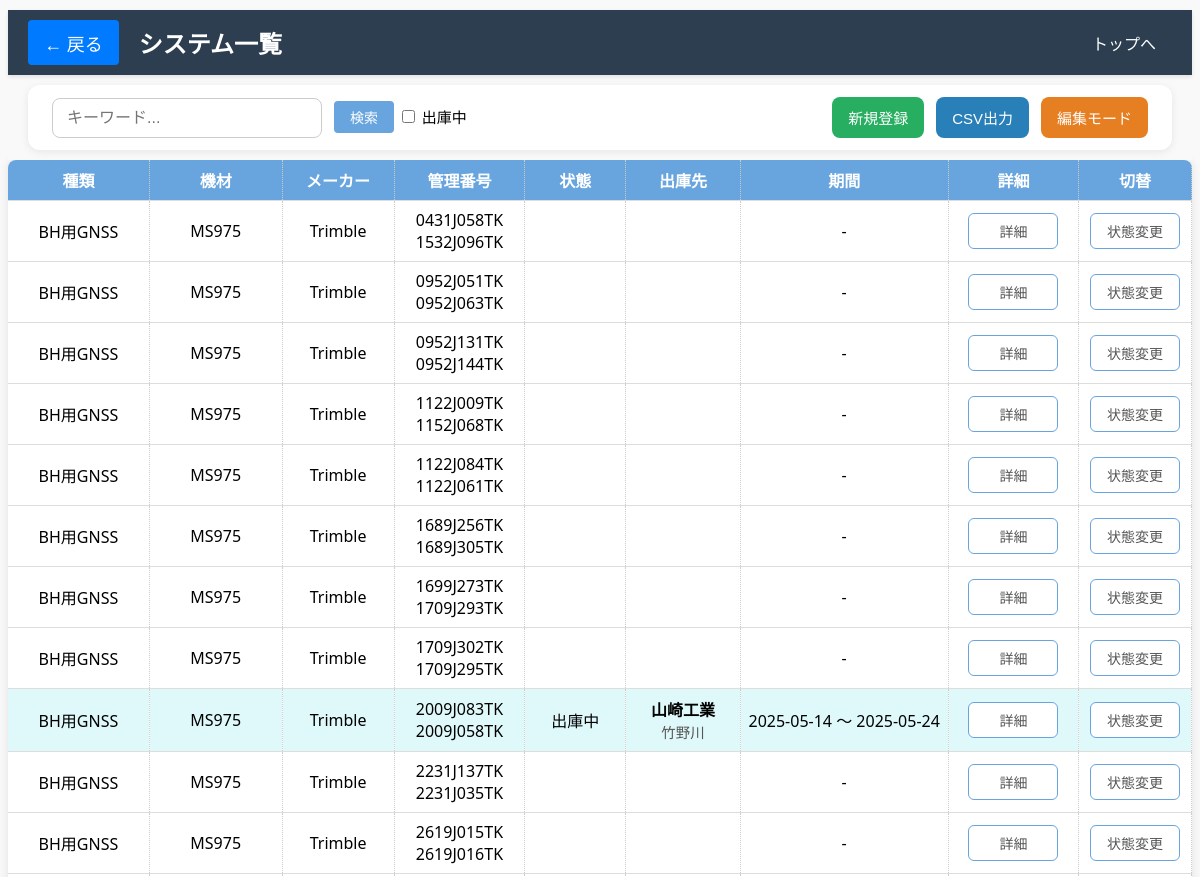
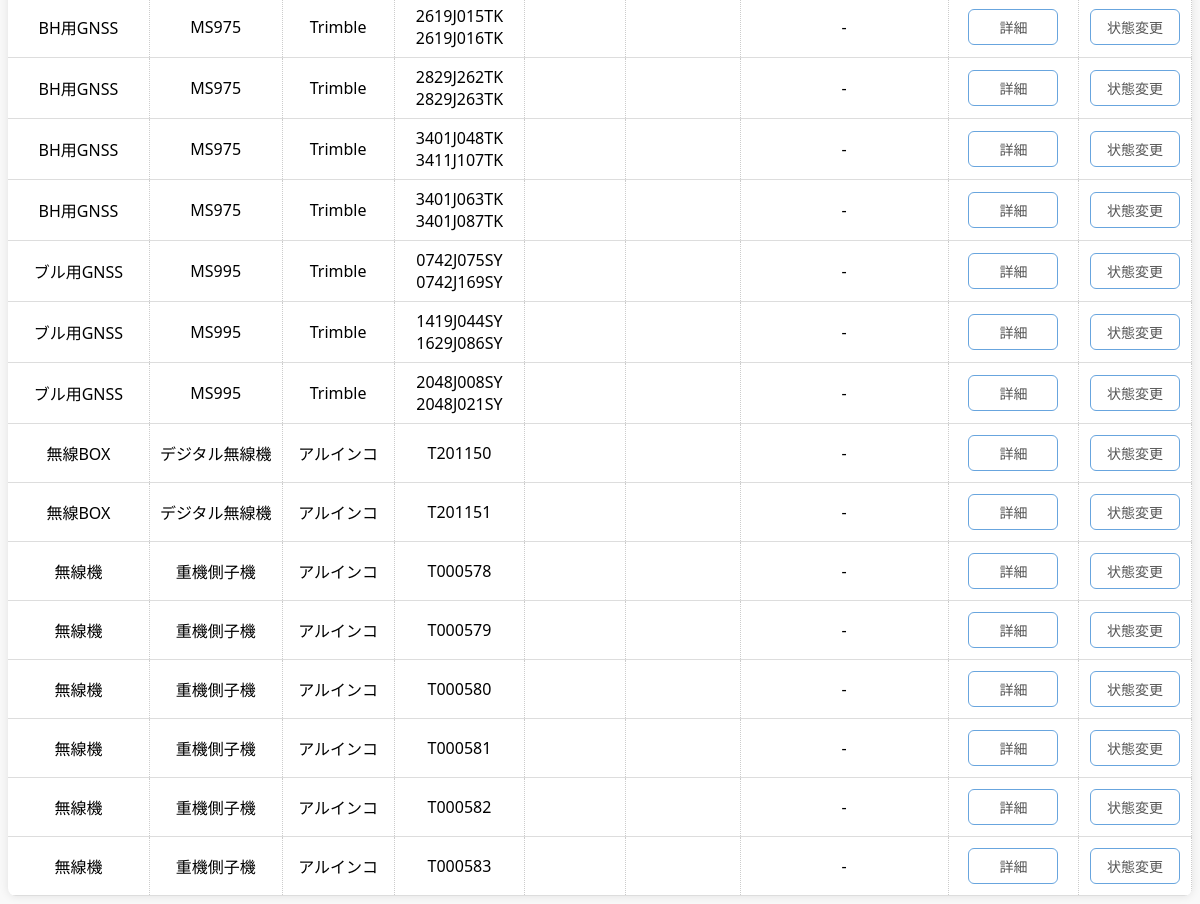
The page /system_list on the database as committed earlier (2 pictures, top to bottom).
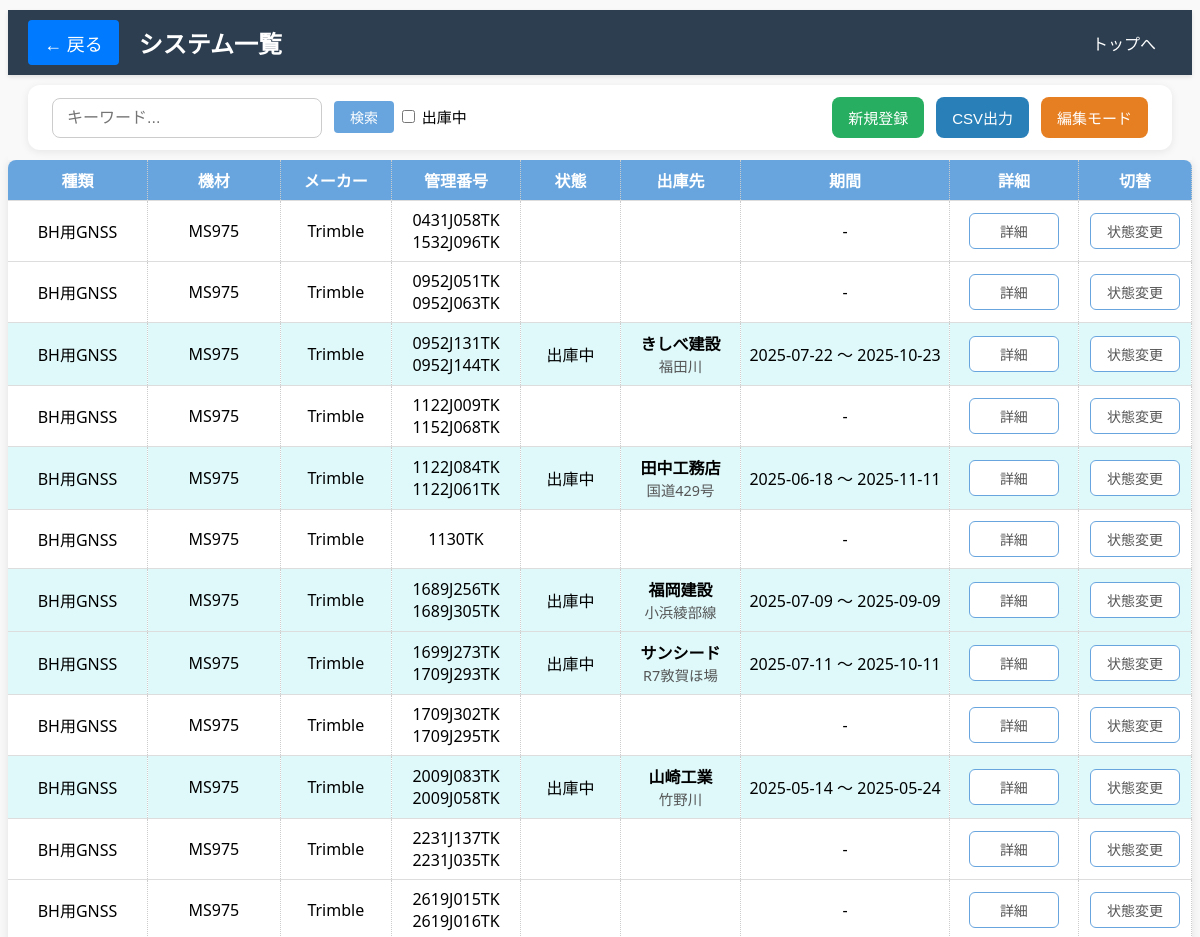
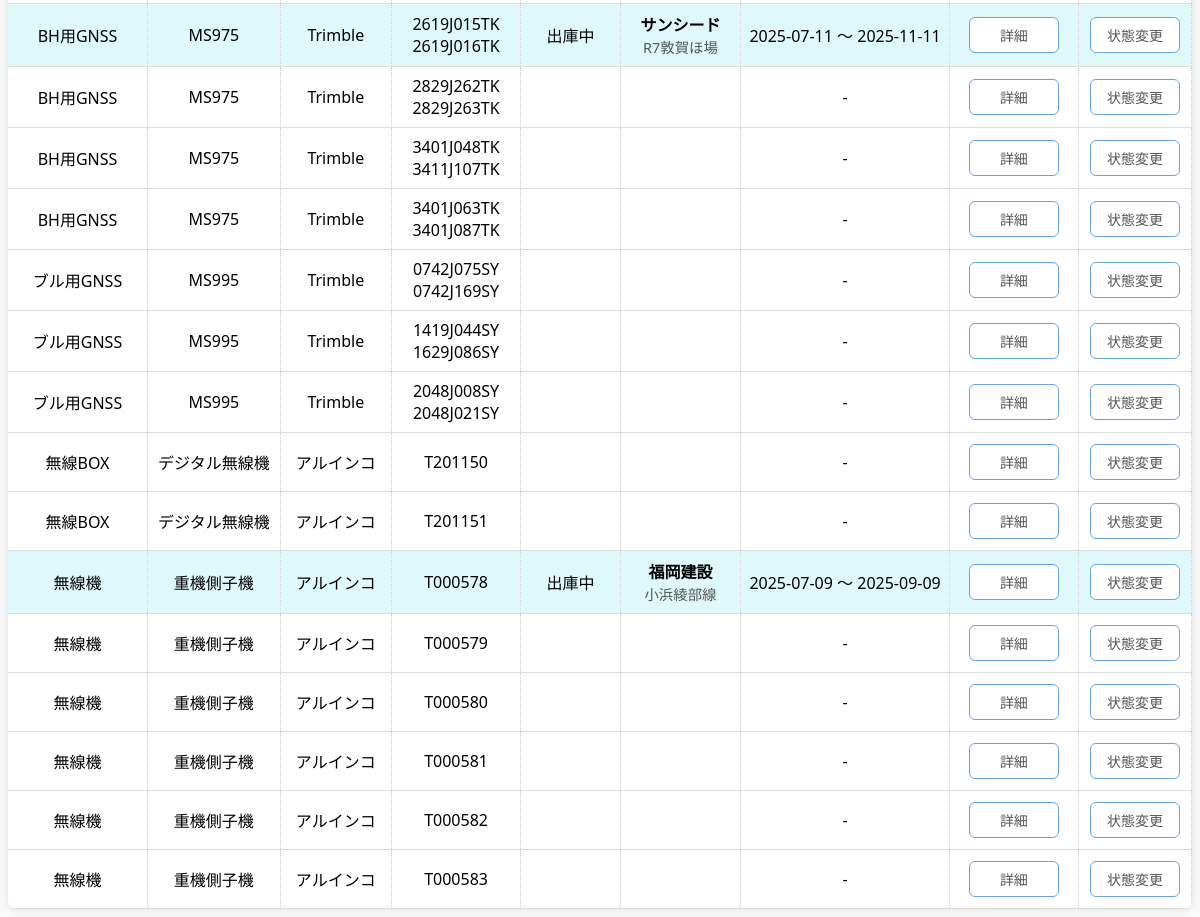
The same page on the database as committed later (2 pictures, top to bottom).
### models.py (models this page shows, shortened)
class SystemTool(db.Model):
    __tablename__ = 'system_tools'
    id = db.Column(db.Integer, primary_key=True)
    tool_type = db.Column(db.String(100), nullable=True)
    name = db.Column(db.String(100), nullable=False)              # 機材名
    manufacturer = db.Column(db.String(100), nullable=True)       # メーカー
    serial_number = db.Column(db.String(100), nullable=True)      # 管理番号
    is_active = db.Column(db.Boolean, default=True, nullable=True)  # 状態 (True=未使用、False=出庫中)
    state = db.Column(db.String(50))                               # 状態（例：正常、故障など）
    shipment_location = db.Column(db.String(255), nullable=True)   # 出庫先 会社名
    shipment_site = db.Column(db.String(255), nullable=True)       # 出庫現場
    shipment_start_date = db.Column(db.Date, nullable=True)        # 出庫開始期間
    shipment_end_date = db.Column(db.Date, nullable=True)          # 出庫終了期間
    updated_at = db.Column(db.DateTime, default=datetime.utcnow, onupdate=datetime.utcnow)

### main.py (the view)
@app.route('/system_list')
def system_list():
    system_systems = SystemTool.query.order_by(
        SystemTool.tool_type.asc(),     # 種類で昇順（存在すれば）
        SystemTool.name.asc(),          # 名前で昇順
        SystemTool.serial_number.asc()  # 管理番号で昇順
    ).all()
    return render_template('system_list.html', system_systems=system_systems)

### templates/system_list.html (shortened to what this page needs)
<!DOCTYPE html>
<html lang="ja">
<head>
    <link rel="stylesheet" href="{{ url_for('static', filename='system_tool.css') }}">
    <link rel="stylesheet" href="{{ url_for('static', filename='common.css') }}">
</head>
<body>
<div class="sticky-wrapper">
    <header class="header-bar">
        <div class="left-group">
            <a href="{{ url_for('index') }}" class="back-button">← 戻る</a>
            <h1 class="page-title">システム一覧</h1>
        </div>
        <div class="right-group">
            <a href="{{ url_for('index') }}">トップへ</a>
        </div>
    </header>
    <h2>
        <div class="about-container">
            <div class="search-container">
                <input type="text" id="search-input" placeholder="キーワード...">
                <button id="search-button">検索</button>
                    <input type="checkbox" id="shippedOnlyCheckbox" onchange="filterTable()"> 出庫中
            </div>
            <div class="action-buttons">
                <a href="{{ url_for('add_system_tool') }}" class="add_button">新規登録</a>
                <button class="csv-button" id="csv-export-btn">CSV出力</button>
                <button class="edit_button" onclick="toggleDeleteColumn()">編集モード</button>
            </div>
        </div>
    </h2>
</div>
<table id="printable-table">
    <thead>
        <tr>
            <th>種類</th>
            <th>機材</th>
            <th>メーカー</th>
            <th>管理番号</th>
            <th>状態</th>
            <th>出庫先</th>
            <th>期間</th>
            <th>詳細</th>
            <th>切替</th>
        </tr>
    </thead>
    <tbody>
    {% for system in system_systems %}
    <tr data-system-id="{{ system.id }}" {% if not system.is_active and system.state != '予定' %} class="shipped"{% endif %}>
        <td class="fixed-cell">
            <span class="display-text">{{ system.tool_type or '' }}</span>
        </td>
        <td class="fixed-cell">
            <span class="display-text">{{ system.name }}</span>
        </td>
        <td class="fixed-cell">
            <span class="display-text">{{ system.manufacturer or '' }}</span>
        </td>
        <td class="fixed-cell">
            <span class="display-text">{{ system.serial_number or '' }}</span>
        </td>
        <td class="status-cell">
            <span class="status-display" id="status-display-{{ system.id }}">
                {% if system.state == '予定' %}
                    予定
                {% elif not system.is_active %}
                    出庫中
                {% endif %}
            </span>
        </td>
        <td class="fixed-cell">
            <div>
                <strong>{{ system.shipment_location or '' }}</strong><br>
                <span style="font-size: 0.9em; color: #555;">{{ system.shipment_site or '' }}</span>
            </div>
        </td>
        <td class="fixed-cell">
            {% if system.shipment_start_date and system.shipment_end_date %}
                {{ system.shipment_start_date.strftime('%Y-%m-%d') }} ～ {{ system.shipment_end_date.strftime('%Y-%m-%d') }}
            {% else %}
                -
            {% endif %}
        </td>
        <td class="fixed-cell">
            <button type="button" onclick="showShipmentDetails({{ system.id }})">詳細</button>
        </td>
        <td class="fixed-cell">
            <button type="button" onclick="toggleStateForm({{ system.id }})">状態変更</button>
        </td>
    </tr>
        {% endfor %}
    </tbody>
</table>
</body>
</html>

Rows that differ between the two databases and show on the page:
changed SystemTool "0952J131TK 0952J144TK": is_active True → False (drawn); shipment_location (not shown) → "きしべ建設"; shipment_site (not shown) → "福田川"; shipment_start_date (not shown) → "2025-07-22"; shipment_end_date (not shown) → "2025-10-23"; shipment_start_date "-" → "～"
changed SystemTool "1122J084TK 1122J061TK": is_active True → False (drawn); shipment_location (not shown) → "田中工務店"; shipment_site (not shown) → "国道429号"; shipment_start_date (not shown) → "2025-06-18"; shipment_end_date (not shown) → "2025-11-11"; shipment_start_date "-" → "～"
added SystemTool: tool_type "BH用GNSS", name "MS975", manufacturer "Trimble", serial_number "1130TK"
changed SystemTool "1689J256TK 1689J305TK": is_active True → False (drawn); shipment_location (not shown) → "福岡建設"; shipment_site (not shown) → "小浜綾部線"; shipment_start_date (not shown) → "2025-07-09"; shipment_end_date (not shown) → "2025-09-09"; shipment_start_date "-" → "～"
changed SystemTool "1699J273TK 1709J293TK": is_active True → False (drawn); shipment_location (not shown) → "サンシード"; shipment_site (not shown) → "R7敦賀ほ場"; shipment_start_date (not shown) → "2025-07-11"; shipment_end_date (not shown) → "2025-10-11"; shipment_start_date "-" → "～"
changed SystemTool (number 13 of 27 on the later page): is_active True → False (drawn); shipment_location (not shown) → "サンシード"; shipment_site (not shown) → "R7敦賀ほ場"; shipment_start_date (not shown) → "2025-07-11"; shipment_end_date (not shown) → "2025-11-11"; shipment_start_date "-" → "～"
changed SystemTool (number 22 of 27 on the later page): is_active True → False (drawn); shipment_location (not shown) → "福岡建設"; shipment_site (not shown) → "小浜綾部線"; shipment_start_date (not shown) → "2025-07-09"; shipment_end_date (not shown) → "2025-09-09"; shipment_start_date "-" → "～"
